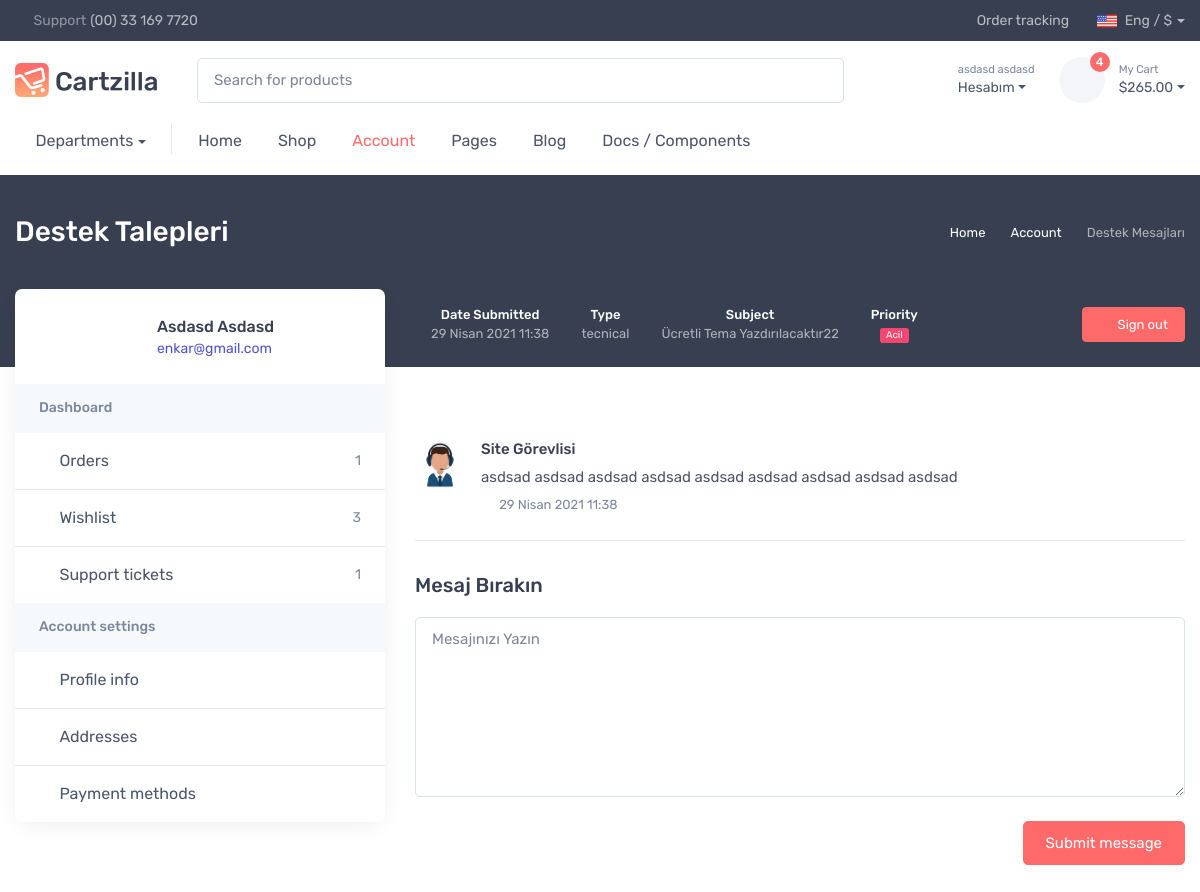
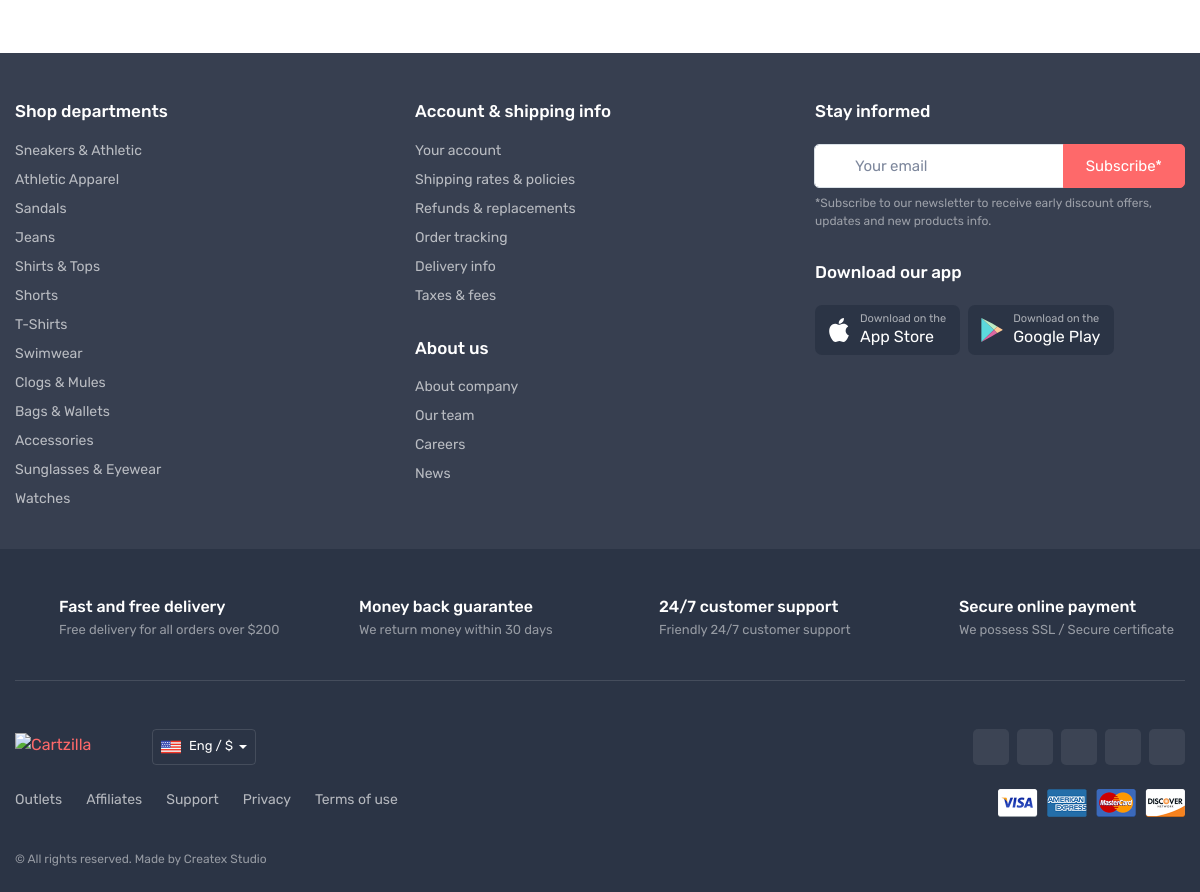
Page /kullanici/destek/talep/10/ (signed in) on the committed database (2 pictures, top to bottom).
### kullanici/models.py (models this page shows, shortened)
class User(AbstractUser):
    first_name = models.CharField(_('first name'), max_length=150, blank=True,validators=[name_validator])
    last_name = models.CharField(_('last name'), max_length=150, blank=True,validators=[name_validator])
    email = models.EmailField(_('email address'), blank=True,validators=[email_validator],unique=True)
    password = models.CharField(_('password'), max_length=128,validators=[pass_validator])
    adres = models.TextField(max_length=500, blank=False)
    il = models.CharField(max_length=40, blank=False,validators=[])
    ilce = models.CharField(max_length=40, blank=False,validators=[])
    phone = models.CharField( max_length=12,validators=[phone_validator],unique=True)

### direct/models.py (models this page shows, shortened)
class ChatModel(models.Model):
    message_type = models.CharField(max_length=100)
    user = models.ForeignKey(User,on_delete=models.CASCADE)
    priority = models.CharField(max_length=100)
    subject = models.CharField(max_length=150,validators=[val_subject])
    first_message = models.CharField(max_length=250,validators=[val_message])
    created_time = models.DateTimeField(auto_now_add=True)

class Message(models.Model):
    chat = models.ForeignKey(ChatModel,on_delete=models.CASCADE)
    msg_text = models.CharField(max_length=250,validators=[val_message])
    is_staff = models.BooleanField(default=False)
    message_time = models.DateTimeField(auto_now_add=True)
    class Meta:
        ordering = ['message_time']

### kullanici/views.py (the view, shortened to what this page needs)
# urls.py: path("destek/talep/<int:id>/",SingleTicketView,name="single-ticket"),
@login_required(login_url=reverse_lazy('login'))
def SingleTicketView(request,id):
    try:
        chat = ChatModel.objects.get(id=id)
        mesajlar = Message.objects.filter(chat=chat)
    except:
        messages.success(request,"Destek Talebi Bulunamıyor. Yeni Bir Talep Oluşturabilirsiniz.",extra_tags="danger")
        return HttpResponseRedirect(reverse_lazy("destek"))
    if chat.user != request.user:
        return HttpResponseForbidden()
    mesaj_form = CreateMessageForm(request.POST or None)
    return render(request,"kullanici/profile/single-ticket.html",context={
        "chat":chat,"mesajlar":mesajlar,"mesaj_form":mesaj_form
    })

### direct/forms.py
class CreateMessageForm(forms.ModelForm):
    msg_text = forms.CharField(label="Mesajınız", widget=forms.Textarea())
    class Meta:
        model = Message
        fields = ('msg_text',)
    def __init__(self,*args,**kwargs):
        super(CreateMessageForm,self).__init__(*args,**kwargs)
        self.fields["msg_text"].widget.attrs["rows"] = 7
        self.fields["msg_text"].widget.attrs["class"] = "form-control"
        self.fields["msg_text"].widget.attrs["placeholder"] = "Mesajınızı Yazın"

### templates/kullanici/profile/single-ticket.html (shortened to what this page needs)
{% extends 'kullanici/profile/profile_base.html' %}
{% load static %}
{% block profile_body %}
{% for mesaj in mesajlar %}
{% if mesaj.is_staff == True %}
<div class="d-flex align-items-start py-4 border-bottom mt-4"><img class="rounded-circle" src="{% static 'img/about/helpdesk-avatar.jpg' %}" width="50" alt="Michael Davis">
            <div class="ps-3">
              <h6 class="fs-md mb-2">Site Görevlisi</h6>
              <p class="fs-md mb-1">{{ mesaj.msg_text }}</p><span class="fs-ms text-muted"><i class="ci-time align-middle me-2"></i>{{ mesaj.message_time }}</span>
            </div>
</div>
                {% endif %}
{% endfor %}
<h3 class="h5 mt-2 pt-4 pb-2">Mesaj Bırakın</h3>
          <form class="needs-validation" action="{% url 'single-ticket' chat.id %}" method="POST" novalidate>
            <div class="mb-3">
              {% for field in mesaj_form %}
                    {{ field }}
                    {% endfor %}
            </div>
            <div class="d-flex flex-wrap justify-content-between align-items-center">
              <div class="form-check">
              </div>
              <button class="btn btn-primary my-2" type="submit">Submit message</button>
            </div>
          </form>
{% endblock %}
{% block profil_navigation %}
Destek Mesajları
{% endblock %}
{% block ust_icerik %}
 <div class="d-flex w-100 text-light text-center me-3">
              <div class="fs-ms px-3">
                <div class="fw-medium">Date Submitted</div>
                <div class="opacity-60">{{ chat.created_time }}</div>
              </div>
              <div class="fs-ms px-3">
                <div class="fw-medium">Type</div>
                <div class="opacity-60">{{ chat.message_type }}</div>
              </div>
                <div class="fs-ms px-3">
                <div class="fw-medium">Subject</div>
                <div class="opacity-60">{{ chat.subject }}</div>
              </div>
              <div class="fs-ms px-3">
                <div class="fw-medium">Priority</div><span class="badge bg-{{ chat.priority }}">
                     {% if chat.priority == 'danger' %}
                        Acil
                      {% elif chat.priority == 'warning' %}
                        Yüksek
                      {% elif chat.priority == 'info' %}
                        Orta
                    {% elif chat.priority == 'success' %}
                      Düşük
                    {% endif %}
              </span>
              </div>
            </div>
{% endblock %}
{% block baslik %}
Destek Talepleri
{% endblock %}

### templates/kullanici/profile/profile_base.html (shortened to what this page needs)
 {% extends 'base/base.html' %}
 {% load static %}
{% block css %}
 <link rel="stylesheet" media="screen" href="{% static 'css/kullanici/profile.css' %}">
 {% endblock %}
 {% block body %}
    <div class="page-title-overlap bg-dark pt-4">
      <div class="container d-lg-flex justify-content-between py-2 py-lg-3">
        <div class="order-lg-2 mb-3 mb-lg-0 pt-lg-2">
          <nav aria-label="breadcrumb">
            <ol class="breadcrumb breadcrumb-light flex-lg-nowrap justify-content-center justify-content-lg-start">
              <li class="breadcrumb-item"><a class="text-nowrap" href="index.html"><i class="ci-home"></i>Home</a></li>
              <li class="breadcrumb-item text-nowrap"><a href="#">Account</a>
              </li>
              <li class="breadcrumb-item text-nowrap active" aria-current="page">{% block profil_navigation %} Profile info {% endblock %}</li>
            </ol>
          </nav>
        </div>
        <div class="order-lg-1 pe-lg-4 text-center text-lg-start">
          <h1 class="h3 text-light mb-0">
            {% block baslik %}{% endblock %}</h1>
        </div>
      </div>
    </div>
    <div class="container pb-5 mb-2 mb-md-4">
      <div class="row">
        <aside class="col-lg-4 pt-4 pt-lg-0 pe-xl-5">
          <div class="bg-white rounded-3 shadow-lg pt-1 mb-5 mb-lg-0">
            <div class="d-md-flex justify-content-between align-items-center text-center text-md-start p-4">
              <div class="d-md-flex align-items-center">
                <div class=" rounded-circle position-relative flex-shrink-0 mx-auto mb-2 mx-md-0 mb-md-0" style="width: 6.375rem;">
                  {% if request.user.profile.image != 'default.jpg' %}
                </div>
                  {% else %}
                  <p class="" id="profileImage" style="background-color:{{ request.user.profile.bg_color }}" ><span class="text text-center">{{ request.user.first_name.0}}{{request.user.last_name.0}}</span></p></div>
                  {% endif %}
                <div class="ps-md-3">
                  <h3 class="fs-base mb-0">{{ request.user.first_name|title }} {{ request.user.last_name|title }}</h3><span class="text-accent fs-sm">{{ request.user.email }}</span>
                </div>
              </div><a class="btn btn-primary d-lg-none mb-2 mt-3 mt-md-0" href="#account-menu" data-bs-toggle="collapse" aria-expanded="false">Account menu</a>
            </div>
            <div class="d-lg-block collapse" id="account-menu">
              <div class="bg-secondary px-4 py-3">
                <h3 class="fs-sm mb-0 text-muted">Dashboard</h3>
              </div>
              {% url 'destek' as destek %}
              {% url 'profile' as profile %}
              <ul class="list-unstyled mb-0">
                <li class="border-bottom mb-0"><a class="nav-link-style d-flex align-items-center px-4 py-3" href="account-orders.html"><i class="ci-bag opacity-60 me-2"></i>Orders<span class="fs-sm text-muted ms-auto">1</span></a></li>
                <li class="border-bottom mb-0"><a class="nav-link-style d-flex align-items-center px-4 py-3" href="account-wishlist.html"><i class="ci-heart opacity-60 me-2"></i>Wishlist<span class="fs-sm text-muted ms-auto">3</span></a></li>
                <li class="mb-0"><a  {% if request.path == destek %} class= "nav-link-style d-flex align-items-center px-4 py-3 active " {% else %} class= "nav-link-style d-flex align-items-center px-4 py-3" {% endif %} href="{% url 'destek' %}"><i class="ci-help opacity-60 me-2"></i>Support tickets<span class="fs-sm text-muted ms-auto">1</span></a></li>
              </ul>
              <div class="bg-secondary px-4 py-3">
                <h3 class="fs-sm mb-0 text-muted">Account settings</h3>
              </div>
              <ul class="list-unstyled mb-0">
                <li class="border-bottom mb-0"><a {% if request.path == profile %} class= "nav-link-style d-flex align-items-center px-4 py-3 active "   {% else %} class= "nav-link-style d-flex align-items-center px-4 py-3 " {% endif %} href="{% url 'profile' %}"><i class="ci-user opacity-60 me-2"></i>Profile info</a></li>
                <li class="border-bottom mb-0"><a class="nav-link-style d-flex align-items-center px-4 py-3" href="account-address.html"><i class="ci-location opacity-60 me-2"></i>Addresses</a></li>
                <li class="mb-0"><a class="nav-link-style d-flex align-items-center px-4 py-3" href="account-payment.html"><i class="ci-card opacity-60 me-2"></i>Payment methods</a></li>
              </ul>
            </div>
          </div>
        </aside>
        <section class="col-lg-8">
          <div class="d-none d-lg-flex justify-content-between align-items-center pt-lg-3 pb-4 pb-lg-5 mb-lg-3">
          {% block ust_icerik %}  {% endblock %}<a class="btn btn-primary btn-sm" href="{% url 'logout' %}"><i class="ci-sign-out me-2"></i>Sign out</a>
          </div>
              {% block profile_body %}{% endblock %}
        </section>
      </div>
    </div>
 {% endblock %}

### templates/base/navbar_profil.html (shortened to what this page needs)
{% load static %}
<div class="dropdown">
                    <a class="navbar-tool ms-1 ms-lg-0 me-n1 me-lg-2 " href="{% url 'login' %}" data-bs-toggle="dropdown">
                <div class="navbar-tool-icon-box"><i class="navbar-tool-icon ci-user"></i></div>
                 <div class="navbar-tool-text ms-n3"><small>{% if user.is_authenticated %} {{user.first_name}} {{user.last_name}} {% else %} Giriş Yapın {% endif %} </small>Hesabım</div></a>
                </div>

### rows in the picture
User: first_name "asdasd", last_name "asdasd", user.first_name "Asdasd", user.last_name "Asdasd", user.email "enkar@gmail.com"
ChatModel: created_time "29 Nisan 2021 11:38", message_type "tecnical", subject "Ücretli Tema Yazdırılacaktır22"
Message: is_staff True (drawn), msg_text "asdsad asdsad asdsad asdsad asdsad asdsad asdsad asdsad asdsad", message_time "29 Nisan 2021 11:38"
